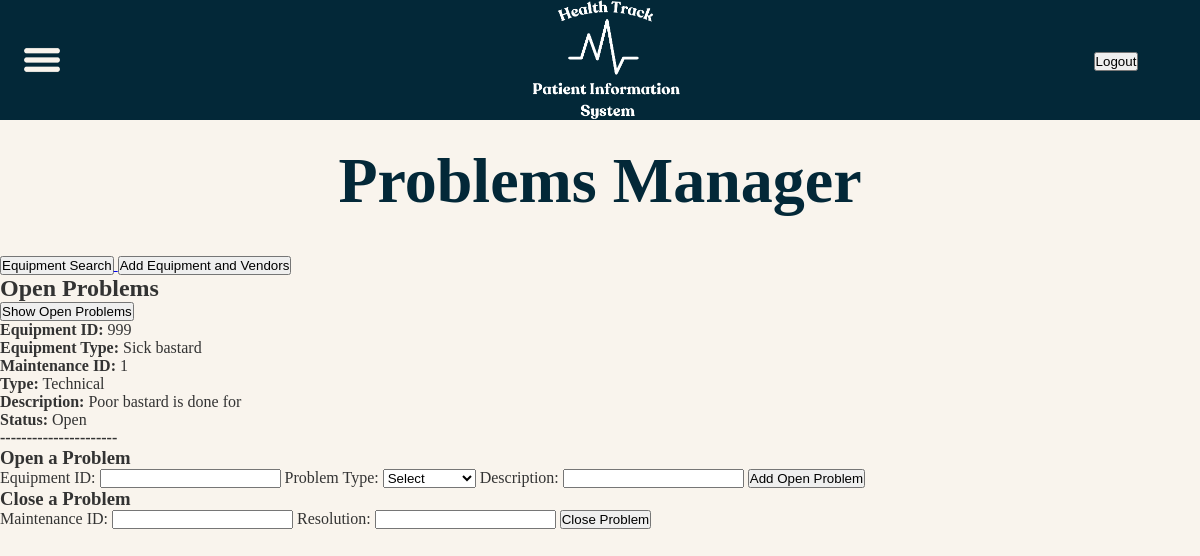
/equipment/problems/, run on an earlier commit of the app's database.
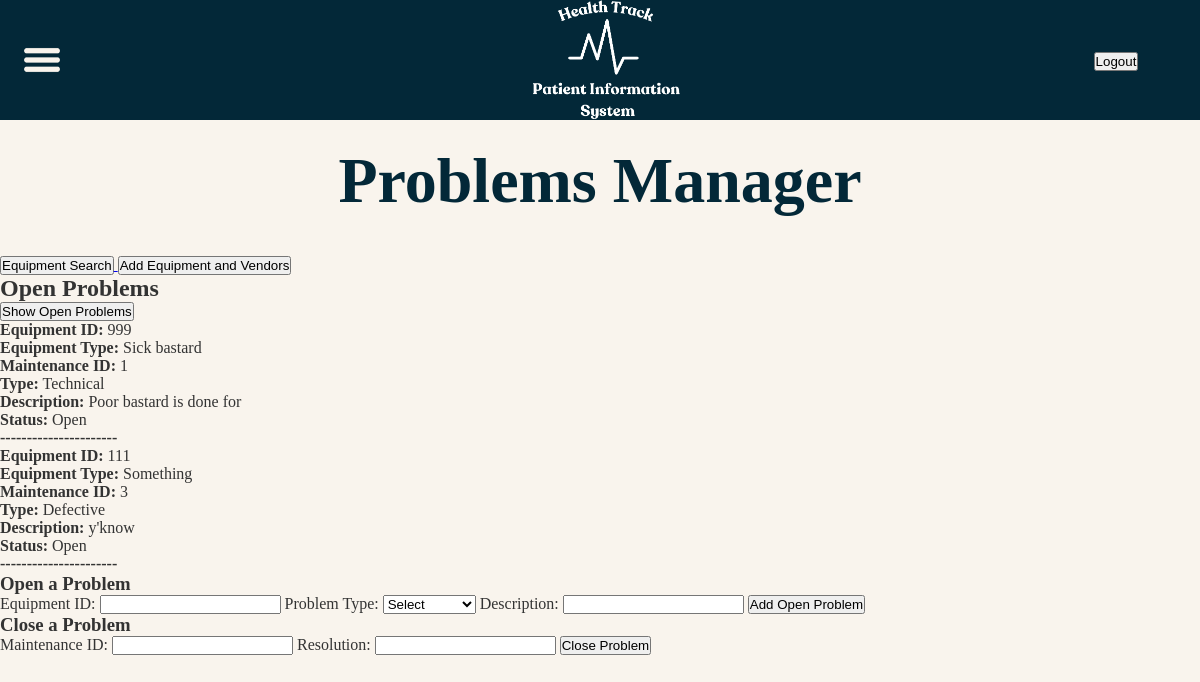
And on a later commit of the database.
### equipment/models.py (models this page shows)
class Maintenance(models.Model):
    maintenanceid = models.IntegerField(db_column='MaintenanceID',
                                        primary_key=True)  # Field name made lowercase. The composite primary key (MaintenanceID, EquipmentID) found, that is not supported. The first column is selected.
    equipmentid = models.ForeignKey(Equipment, models.DO_NOTHING, db_column='EquipmentID')  # Field name made lowercase.
    type = models.CharField(db_column='Type', max_length=45)  # Field name made lowercase.
    description = models.CharField(db_column='Description', max_length=120, blank=True,
                                   null=True)  # Field name made lowercase.
    status = models.CharField(db_column='Status', max_length=45)  # Field name made lowercase.
    resolution = models.CharField(db_column='Resolution', max_length=120, blank=True,
                                  null=True)  # Field name made lowercase.
    created_at = models.DateTimeField(default=now, db_column='CreatedAt')
    class Meta:
        db_table = 'maintenance_two'
        unique_together = (('maintenanceid', 'equipmentid'),)

class Equipment(models.Model):
    equipmentid = models.IntegerField(db_column='EquipmentID', primary_key=True)  # Field name made lowercase.
    type = models.CharField(db_column='Type', max_length=45)  # Field name made lowercase.
    lease_terms = models.CharField(
        db_column='Lease Terms',
        max_length=45,
        blank=True,
        null=True
    )  # Field name made lowercase. Field renamed to remove unsuitable characters.
    description = models.CharField(
        db_column='Description',
        max_length=120,
        blank=True,
        null=True
    )  # Field name made lowercase.
    departmentleased = models.CharField(
        db_column='DepartmentLeased',
        max_length=45,
        blank=True,
        null=True
    )  # Field name made lowercase.
    owned_lease = models.CharField(
        db_column='Owned/Lease',
        max_length=1
    )  # Field name made lowercase. Field renamed to remove unsuitable characters.
    purchasedate = models.DateField(db_column='PurchaseDate', blank=True, null=True)  # Field name made lowercase.
    warenty_info = models.CharField(
        db_column='Warenty Info',
        max_length=120,
        blank=True,
        null=True
    )  # Field name made lowercase. Field renamed to remove unsuitable characters.
    lease_start = models.DateField(db_column='LeaseStart', blank=True, null=True)  # New field for lease start date.
    lease_end = models.DateField(db_column='LeaseEnd', blank=True, null=True)  # New field for lease end date.
    vendor = models.ForeignKey(Vendor, on_delete=models.SET_NULL, null=True, blank=True, db_column='VendorID')
    class Meta:
        db_table = 'equipment_two'

### equipment/views.py (the view, shortened to what this page needs)
# urls.py: path('equipment/problems/', ProblemsView.as_view(),name='problems_page'),
class ProblemsView(View):
    def get(self, request):
        open_problems = Maintenance.objects.filter(status='Open')  # Or use other criteria for open problems
        return render(request, 'problems_page.html', {'open_problems': open_problems})

### equipment/templates/problems_page.html (shortened to what this page needs)
{% extends "baseTemplate.html" %}
{% load static %}
{% block page_css %}
    <link rel="stylesheet" href="{% static 'css/manage.css' %}">
{% endblock %}
{% block content %}
<h1 class="manage-title">Problems Manager</h1>
<a href="{% url 'equipment' %}">
    <button>Equipment Search</button>
</a>
<a href="{% url 'manage_page' %}">
    <button>Add Equipment and Vendors</button>
</a>
<h2>Open Problems</h2>
<form method="GET" action="{% url 'problems_page' %}">
    <button type="submit">Show Open Problems</button>
</form>
{% if open_problems %}
    <ul>
    {% for problem in open_problems %}
        <li>
            <strong>Equipment ID:</strong> {{ problem.equipmentid.equipmentid }} <br>
            <strong>Equipment Type:</strong> {{ problem.equipmentid.type}}<br>
            <strong>Maintenance ID:</strong> {{ problem.maintenanceid }}<br>
            <strong>Type:</strong> {{ problem.type }} <br>
            <strong>Description:</strong> {{ problem.description }} <br>
            <strong>Status:</strong> {{ problem.status }} <br>
            <p><strong>----------------------</strong></p>
        </li>
    {% endfor %}
    </ul>
{% else %}
    <p>No open problems found.</p>
{% endif %}
<h3>Open a Problem</h3>
<form method="POST" action="{% url 'problems_page' %}">
    <label for="equipmentid">Equipment ID:</label>
    <input type="number" name="equipmentid" id="equipmentid" required>
    <label for="type">Problem Type:</label>
    <select name="problemtype" id="problemtype" required>
        <option value="">Select</option>
    </select>
    <label for="description">Description:</label>
    <input type="text" name="description" id="description" required>
    <button type="submit">Add Open Problem</button>
</form>
<h3>Close a Problem</h3>
<form method="POST" action="{% url 'close_problem' %}">
    <label for="maintenanceid">Maintenance ID:</label>
    <input type="number" name="maintenanceid" id="maintenanceid" required>
    <label for="resolution">Resolution:</label>
    <input type="text" name="resolution" id="resolution" required>
    <button type="submit">Close Problem</button>
</form>
{% endblock %}

What changed in the data, as far as the page shows it:
added Maintenance: equipmentid.equipmentid "111", equipmentid.type "Something", maintenanceid "3", type "Defective", description "y'know", status "Open"
